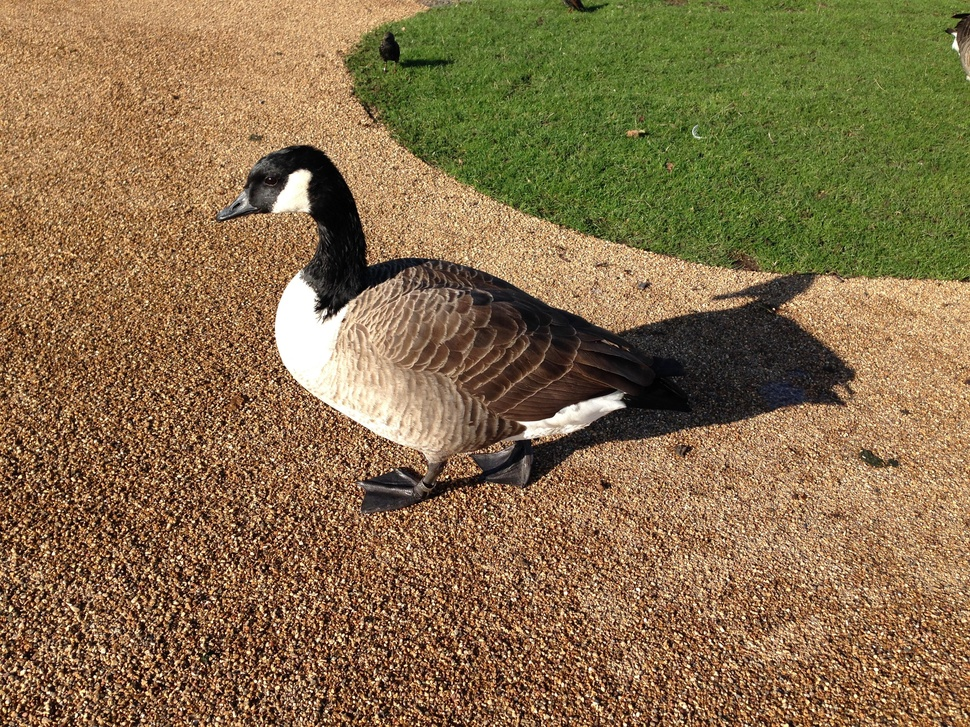
#> input picture Images/goose.JPG, 970 x 727 px, shrunk from 3264 x 2448 before the run, found by its file name
$ jupyter execute 'OpenCV Chapter 2.3 - Motion Blur Filtering.ipynb'   (shell and % lines are left out)
#> lines starting #> are read from the running program, lines starting #| are printed output that depends on the picture
# Motion Blur Filtering

This exercise uses a convolution kernel to give a motion blurring effect. The kernel takes the neighboring pixels in a certain direction and averages them to get the pixel value for the new image. For example, this 5 x 5 kernel will blur an image in the horizontal direction:

[cell 1]
# Import libraries
import cv2
import numpy as np
import matplotlib.pyplot as plt

[cell 2]
# Generate a horizontal motion blur kernel
kernel = np.zeros((5, 5))
kernel[int((5 - 1) / 2), :] = np.ones(5)
kernel = kernel / 5
kernel

Here I'm trying a simple horizontal and vertical motion blurring on an image of a bird.

[cell 3]
# Read sample image
src = cv2.imread('Images/goose.jpg', cv2.IMREAD_COLOR)
#> src is the input picture: shape (727, 970, 3); mean B, G, R 74, 110.1, 133.5

# Kernel size
size = 120

# Generate the horizontal motion blur kernel
horizontal = np.zeros((size, size))
horizontal[int((size - 1) / 2), :] = np.ones(size)
horizontal = horizontal / size

# Generate the vertical motion blur kernel
vertical = np.zeros((size, size))
vertical[:, int((size - 1) / 2)] = np.ones(size)
vertical = vertical / size

# Apply the kernel to the input image
hzOutput = cv2.filter2D(src, -1, horizontal)
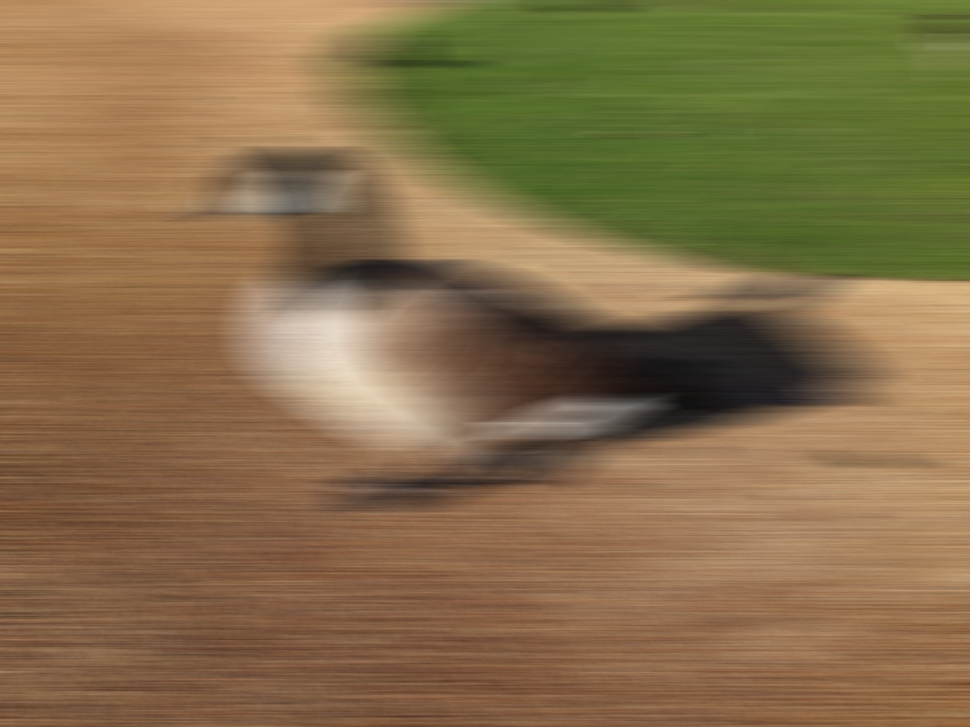
#> hzOutput: shape (727, 970, 3); mean B, G, R 74.1, 110.1, 133.5
vtOutput = cv2.filter2D(src, -1, vertical)
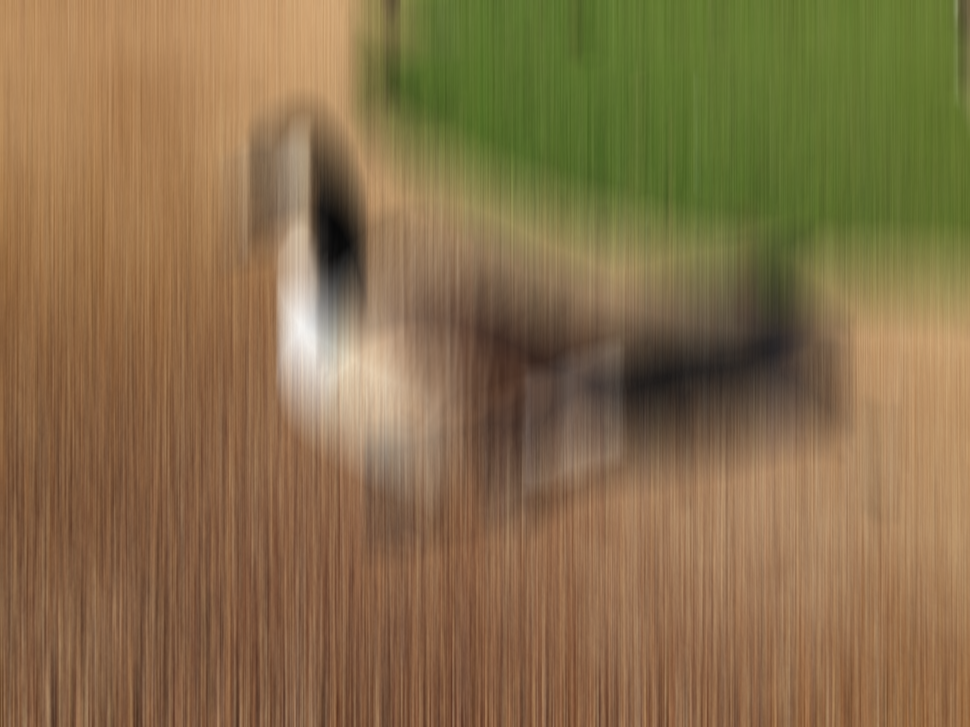
#> vtOutput: shape (727, 970, 3); mean B, G, R 74, 110.1, 133.5

# Display images
src = cv2.cvtColor(src, cv2.COLOR_BGR2RGB)
hzOutput = cv2.cvtColor(hzOutput, cv2.COLOR_BGR2RGB)
vtOutput = cv2.cvtColor(vtOutput, cv2.COLOR_BGR2RGB)

fig = plt.figure(figsize = (17, 10))
ax1 = fig.add_subplot(131)
ax1.set_xticks([])
ax1.set_yticks([])
ax1.set_title('Original Goose')
_ = ax1.imshow(src)
ax2 = fig.add_subplot(132)
ax2.set_xticks([])
ax2.set_yticks([])
ax2.set_title('Horizontal Goose')
_ = ax2.imshow(hzOutput)
ax2 = fig.add_subplot(133)
ax2.set_xticks([])
ax2.set_yticks([])
ax2.set_title('Vertical Goose')
_ = ax2.imshow(vtOutput)
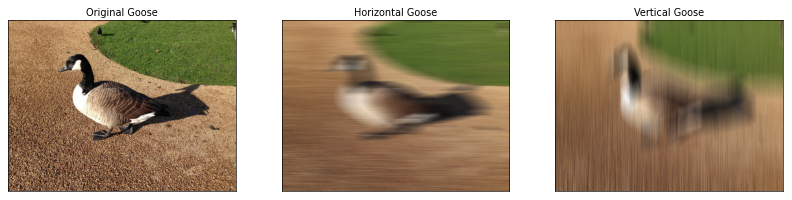
#> figure drawn by matplotlib, 3 panels

$ run again, with Images/capsicum.jpg copied over Images/goose.JPG
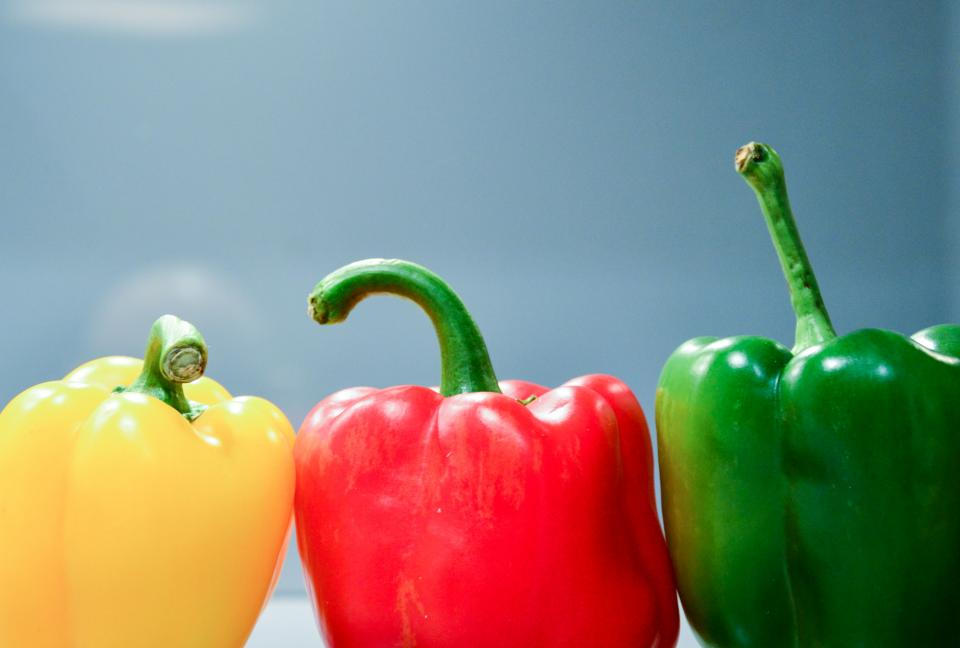
#> input picture Images/capsicum.jpg, 960 x 648 px, found by its file name
#> src is the input picture: shape (648, 960, 3); mean B, G, R 121.7, 135.9, 138.8
#> `vtOutput = cv2.filter2D(src, -1, vertical)`:
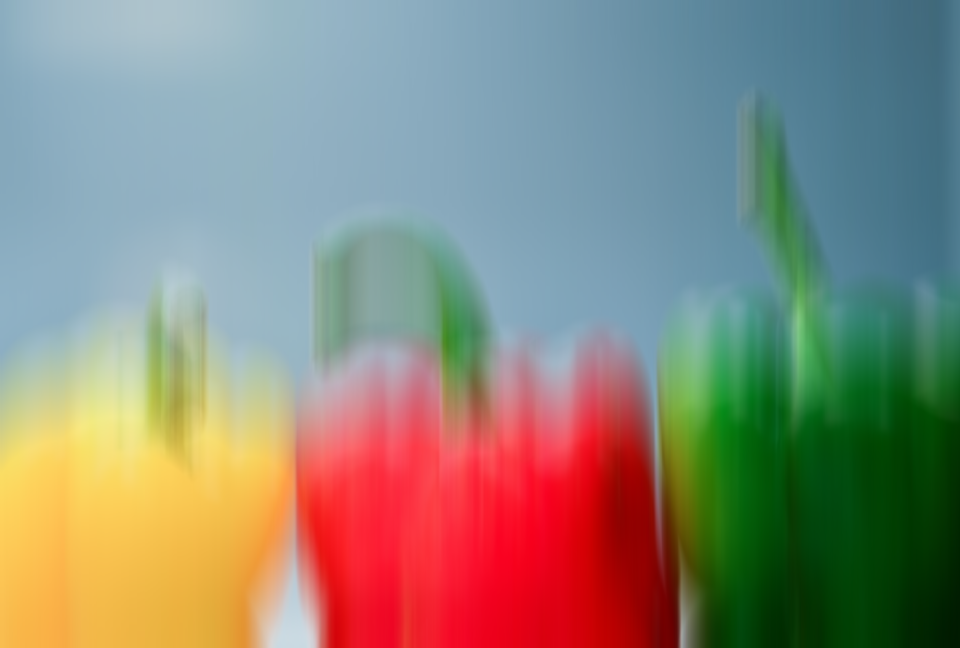
#> vtOutput: shape (648, 960, 3); mean B, G, R 121.9, 136, 138.9
#> `[cell 3] # Read sample image src = cv2.imread('Images/goose.jpg', cv2...`:
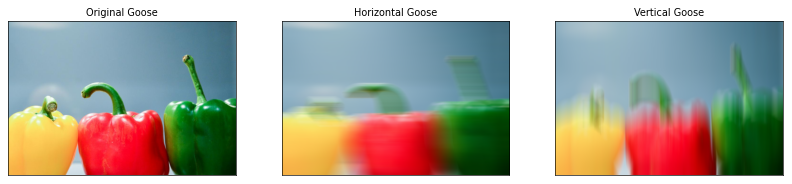
#> figure drawn by matplotlib, 3 panels
